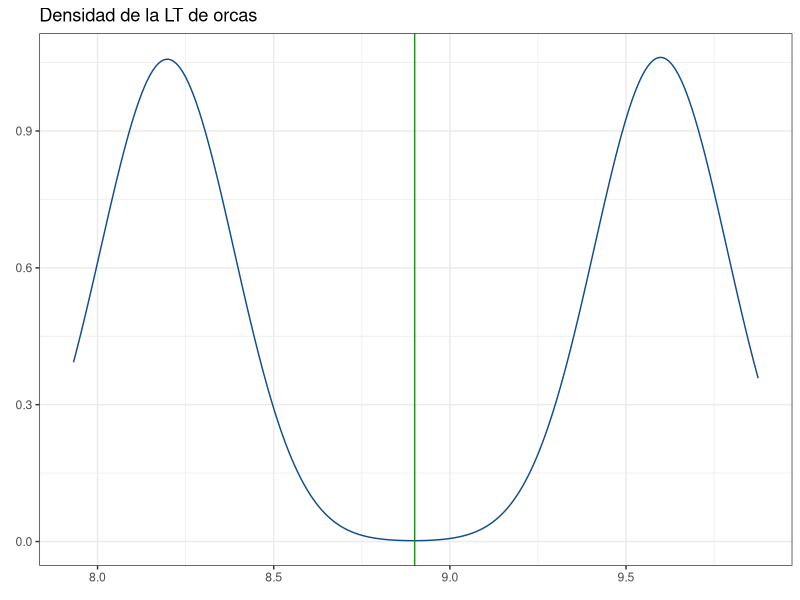
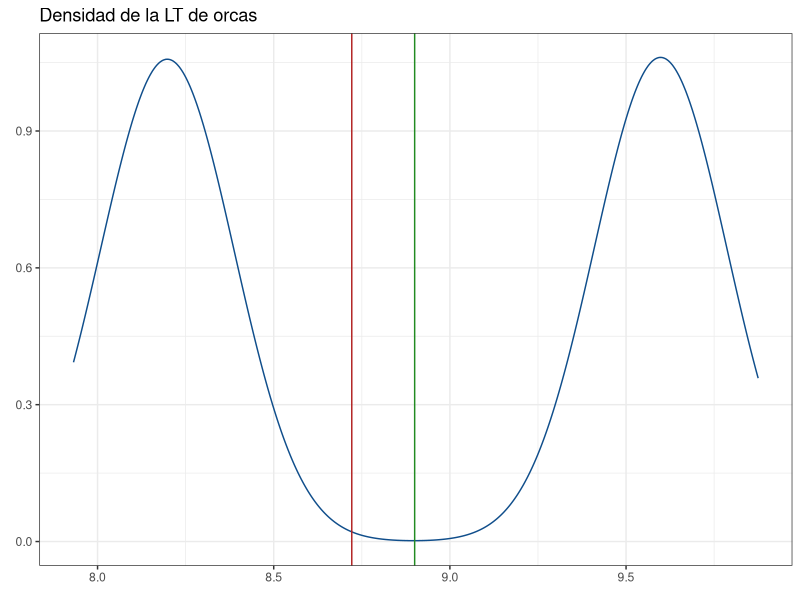
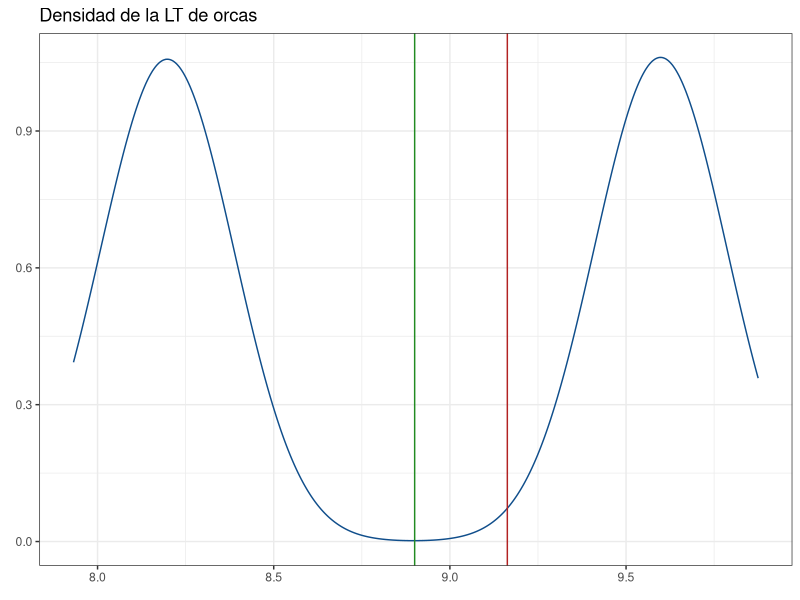
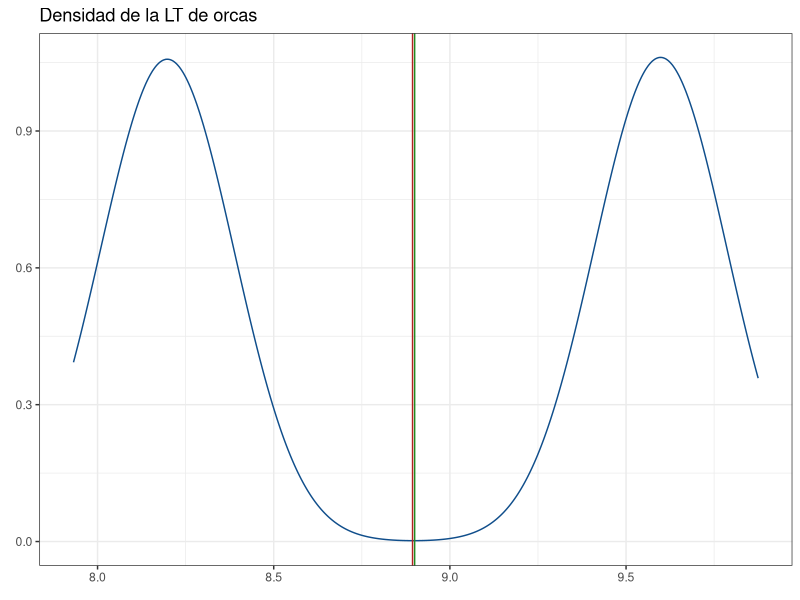
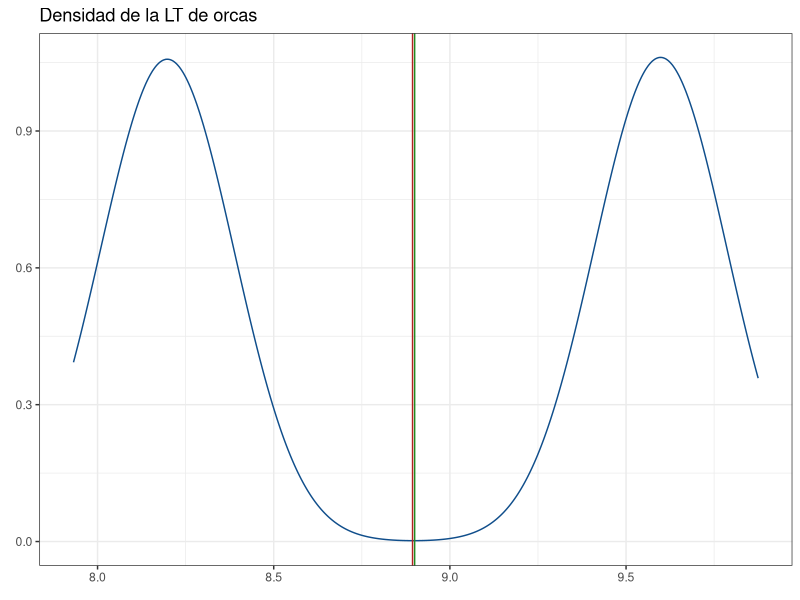
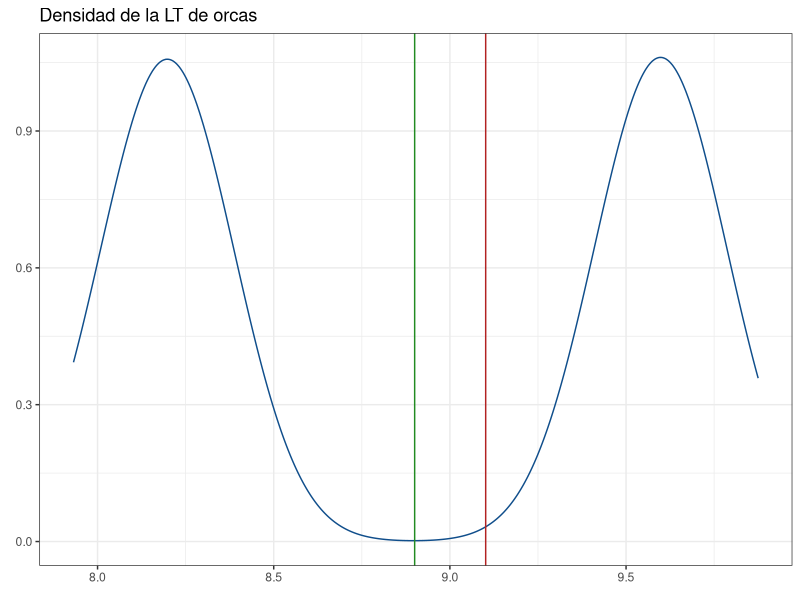

Reproduce these figures in R, in order.
## ---- chunk 1
knitr::opts_chunk$set(R.options = list(width = 80))
## ---- chunk 2
library(ggplot2)
## ---- chunk 3
machos <- rnorm(500, mean = 9.6, sd = 0.1)
hembras <- rnorm(500, mean = 8.2, sd = 0.1)
media_real <- mean(c(9.6, 8.2))
pobl <- data.frame(sexo = c(rep("M", 500), rep("H", 500)),
                   lt = c(machos, hembras))
## ---- chunk 4
pobl_dens <- ggplot(data = pobl, aes(x = lt)) +
             geom_density(color = "dodgerblue4") +
             theme_bw() +
             geom_vline(xintercept = media_real, color = "forestgreen") +
             labs(title = "Densidad de la LT de orcas",
                  x = element_blank(),
                  y = element_blank())
pobl_dens
## ---- chunk 5
ind <- round(runif(1, min = 1, max = 1000))
ind
pobl$lt[ind]
## ---- chunk 6
muestras <- sample(pobl$lt, size = 50, replace = FALSE)
head(muestras)
## ---- chunk 7
mean(muestras)
## ---- chunk 8
pobl_dens + geom_vline(xintercept = mean(muestras), color = "firebrick")
## ---- chunk 9
muestras <- c(sample(machos, size = 35, replace = F), sample(hembras, size = 15, replace = F))
pobl_dens + geom_vline(xintercept = mean(muestras), color = "Firebrick")
## ---- chunk 10
pobl_dens + geom_vline(xintercept = mean(c(mean(muestras[1:35]), mean(muestras[36:50]))),
                       color = "Firebrick")
## ---- chunk 11
# Peso de cada estrato:
w <- c((500/1000), (500/1000))
m <- c(mean(muestras[1:35]), mean(muestras[36:50]))

pobl_dens + geom_vline(xintercept = sum(w*m), color = "Firebrick")
## ---- chunk 12
muestras <- c(sample(machos, size = 10, replace = F),
              sample(hembras, size = 5, replace = F))

pobl_dens + geom_vline(xintercept = mean(c(muestras[1:10], muestras[11:15])),
                       color = "Firebrick")
## ---- chunk 13
n <- ((1.96^2)*(0.1^2))/0.05^2
round(n)
## ---- chunk 14
d <- sqrt(((1.96^2)*(0.1^2))/5)
d
